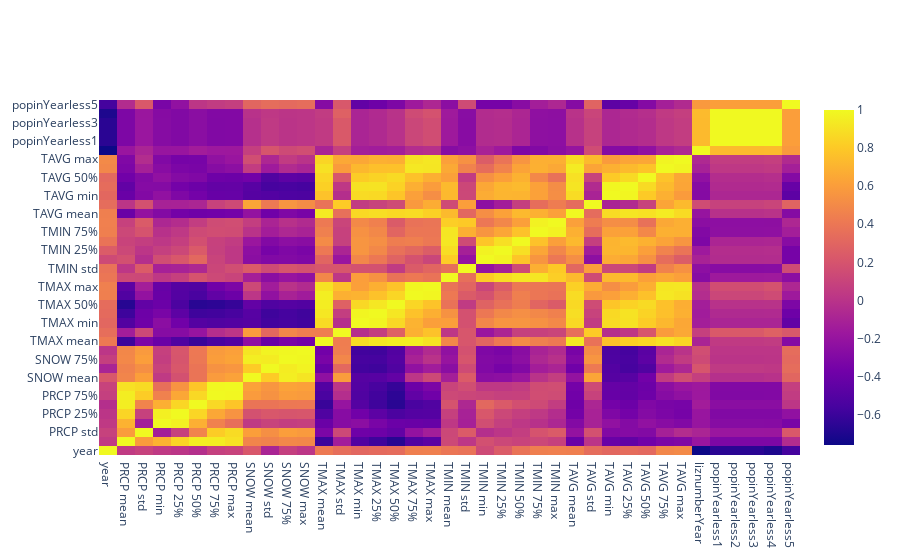

Write notebook code for a chart like this one.
### Markdown cell above
Winter

### Code cell
corrPortal_season_winter = df_reg_season.loc[(df_reg_season.source=='portal')&(df_reg_season.season.isin(['winter']))]\
.drop(columns=['PRCP count', 'SNOW count', 'TMAX count', 'TMIN count', 'TAVG count','propFemale',
              'SNOW min', 'SNOW 25%', 'SNOW 50%',]).corr()
testx = corrPortal_season_winter.columns
testy = corrPortal_season_winter.index
testz = corrPortal_season_winter.values
test = go.Figure(go.Heatmap(x=testx,y=testy,z=testz))
plot(test, filename = 'portal winter correlation matrix.html')
iplot(test, filename = 'portal winter correlation matrix.html')

### Figure 1 — Plotly figure (JSON) as saved in the notebook; plotly's stock layout.template omitted (floating-point values rounded to 4 significant figures; data arrays with more than 128 entries replaced by an {"elided": "..."} marker saying what was removed)
{"data": [{"type": "heatmap", "x": ["year", "PRCP mean", "PRCP std", "PRCP min", "PRCP 25%", "PRCP 50%", "PRCP 75%", "PRCP max", "SNOW mean", "SNOW std", "SNOW 75%", "SNOW max", "TMAX mean", "TMAX std", "TMAX min", "TMAX 25%", "TMAX 50%", "TMAX 75%", "TMAX max", "TMIN mean", "TMIN std", "TMIN min", "TMIN 25%", "TMIN 50%", "TMIN 75%", "TMIN max", "TAVG mean", "TAVG std", "TAVG min", "TAVG 25%", "TAVG 50%", "TAVG 75%", "TAVG max", "liznumberYear", "popinYearless1", "popinYearless2", "popinYearless3", "popinYearless4", "popinYearless5"], "y": ["year", "PRCP mean", "PRCP std", "PRCP min", "PRCP 25%", "PRCP 50%", "PRCP 75%", "PRCP max", "SNOW mean", "SNOW std", "SNOW 75%", "SNOW max", "TMAX mean", "TMAX std", "TMAX min", "TMAX 25%", "TMAX 50%", "TMAX 75%", "TMAX max", "TMIN mean", "TMIN std", "TMIN min", "TMIN 25%", "TMIN 50%", "TMIN 75%", "TMIN max", "TAVG mean", "TAVG std", "TAVG min", "TAVG 25%", "TAVG 50%", "TAVG 75%", "TAVG max", "liznumberYear", "popinYearless1", "popinYearless2", "popinYearless3", "popinYearless4", "popinYearless5"], "z": {"elided": "39x39 float values"}}], "layout": {}}
